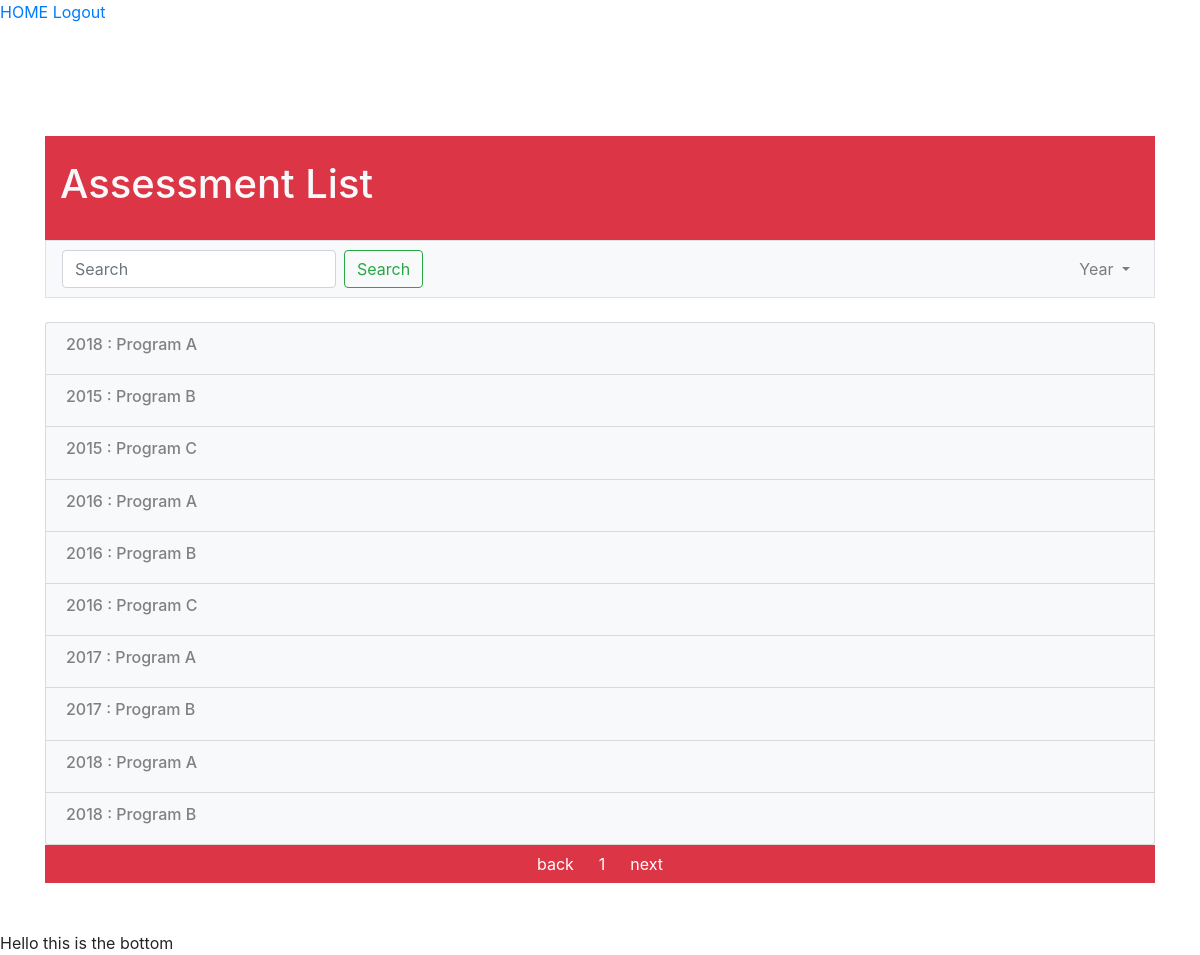
Screenshot of /all_programs/assessment/ (signed in) with the database file from the repository.
### study_program/models.py (models this page shows, shortened)
class AssessmentResult(models.Model):
    code = models.CharField(max_length=200)
    committee_id = models.ManyToManyField(Committee, blank=True)
    program_id = models.ForeignKey(StudyProgram, on_delete=models.PROTECT, null=True)
    YEAR_CHOICES = []
    for r in range(1980, (datetime.datetime.now().year+1)):
        YEAR_CHOICES.append((r,r))
    year = models.IntegerField(('year'), choices=YEAR_CHOICES, default=datetime.datetime.now().year)
    curriculum_status_choices = (
        ('New', 'New'),
        ('Modify', 'Modify'),
    )
    curriculum_status = models.TextField(max_length=400, choices = curriculum_status_choices)
    curriculum_status_year = models.IntegerField(('หลักสูตรปี'), choices=YEAR_CHOICES, default=datetime.datetime.now().year)
    curriculum_standard_choices = (
            ('New', 'New'),
            ('Modify', 'Modify'),
    )
    curriculum_standard = models.IntegerField(('มาตรฐานหลักสูตรตามปี'), choices=YEAR_CHOICES, default=datetime.datetime.now().year)
    pdf_docs = models.FileField(upload_to='assessment_details/')
    aun_id = models.ForeignKey('AUN', on_delete=models.PROTECT, null=True)

class StudyProgram(models.Model):
    code = models.CharField(max_length=200)
    name = models.CharField(max_length=200)
    status_choices = (
        ('ACTIVE', 'ACTIVE'),
        ('GOING TO CLOSE', 'GOING TO CLOSE'),
        ('NOT ACTIVE', 'NOT ACTIVE'),
    )
    program_status = models.CharField(max_length=200, choices=status_choices )
    degree_and_major = models.CharField(max_length=400)
    collaboration_choices = (
        ('Program issued specifically by KMITL', 'Program issued specifically by KMITL'),
        ('Program supported by other institutes', 'Program supported by other institutes'),
        ('Collaborated program with other institutes', 'Collaborated program with other institutes'),
    )
    collaboration_with_other_institues = models.TextField(max_length=400, choices = collaboration_choices)
    pdf_docs = models.FileField(upload_to='study_program_details/')
    responsible_professors = models.ManyToManyField(Professor, through=Professor.responsible_program.through, blank=True)
    past_assessment = models.ManyToManyField('AssessmentResult', blank=True)
    def __str__(self):
        return self.name

### study_program/views.py (the view)
# urls.py: path('assessment/', views.all_assessments, name = 'all_assessment'),
@login_required(login_url="login")
def all_assessments(request, page_number=1):
    from_item = (page_number * 10) - 10
    to_item = page_number * 10
    ar = AssessmentResult.objects # get object
    assessments = ar.all() # get all objects
    total_assessment = ar.count() # get length of object
    assessment_list = []
    for assessment in assessments:
        assessment_list.append(assessment)
    assessment_list = assessment_list[from_item:to_item]
    prev_page = page_number - 1
    if(page_number - 1 < 1):
        prev_page = 1
    current_page = page_number
    next_page = page_number + 1
    if(next_page > math.ceil(total_assessment/10)):
        next_page = current_page
    return render(request, 'assessment/all_assessment.html', {'assessments': assessment_list, 'current_page': current_page, 'prev_page': prev_page, 'next_page':next_page})

### study_program/templates/assessment/all_assessment.html (shortened to what this page needs)
{% extends 'base.html' %}
{% block content %}
<head>
        <link rel="stylesheet" href="https://stackpath.bootstrapcdn.com/bootstrap/4.1.3/css/bootstrap.min.css">
</head>
<div class="container">
        <br/>
        <br/>
        <div class="container border-danger bg-danger text-light">
            <br/>
            <h1>Assessment List</h1>
            <br/>
        </div>
        <nav class="navbar navbar-expand-lg navbar-light bg-light border" name="TOP NAVBAR">
            <div class="collapse navbar-collapse" id="navbarSupportedContent">
                <form class="form-inline my-2 my-lg-0">
                    <input class="form-control mr-sm-2" name="faculty_name" type="search" placeholder="Search" aria-label="Search" value={{request.GET.faculty_name}}>
                    <button class="btn btn-outline-success my-2 my-sm-0" type="submit">Search</button>
                </form>
                <ul class="navbar-nav ml-auto">
                    <li class="nav-item dropdown">
                        <a class="nav-link dropdown-toggle" href="#" id="navbarDropdown" role="button" data-toggle="dropdown" aria-haspopup="true" aria-expanded="false">
                            Year
                        </a>
                    </li>
                </ul>
            </div>
        </nav>
        <br/>
        <div class=bg-light>
            <ul class="list-group">
                {% for assessment in assessments %}
                    <a class="list-group-item list-group-item-light bg-light" href = "{% url 'assessment_result' assessment.id %}"><h6>{{ assessment.year}} : {{ assessment.program_id }}</h6></a>
                {% endfor %}
            </ul>
        </div>
        <div class="container border-danger bg-danger text-light text-center">
            <div class="btn-group" role="group" aria-label="Basic example">
                <a class="btn btn-secondary border-danger bg-danger" href="{% url 'all_assessment' prev_page %}">back</a>
                <button type="button" class="btn btn-secondary border-danger bg-danger">{{current_page}}</button>
                <a class="btn btn-secondary border-danger bg-danger" href="{% url 'all_assessment' next_page %}">next</a>
            </div>
            <br/>
        </div>
</div>
{% endblock %}

### rows the page displays
AssessmentResult: year "2018", program_id "Program A"
AssessmentResult: year "2015", program_id "Program B"
AssessmentResult: year "2015", program_id "Program C"
AssessmentResult: year "2016", program_id "Program A"
AssessmentResult: year "2016", program_id "Program B"
AssessmentResult: year "2016", program_id "Program C"
AssessmentResult: year "2017", program_id "Program A"
AssessmentResult: year "2017", program_id "Program B"
AssessmentResult: year "2018", program_id "Program A"
AssessmentResult: year "2018", program_id "Program B"

### other values shown
{{ current_page }} "1"
